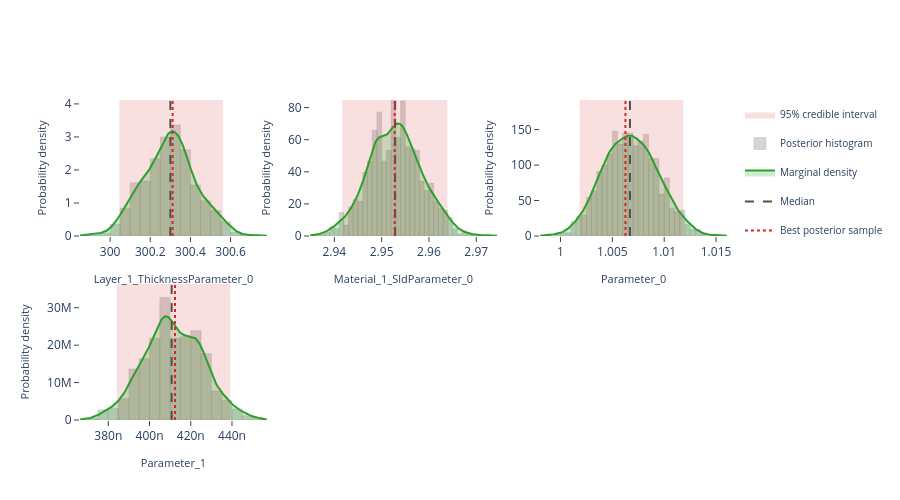

This figure's notebook cell:
### Markdown cell above
## Interactive posterior plots

The next three cells render the same Plotly figures that are shown on the
Bayesian Posterior tab of the EasyReflectometryApp:

* **Marginals** — per-parameter distribution: histogram + smooth KDE marginal,
  shaded 95% credible interval, and median / best-sample lines
  (`plot_distribution` or `posterior.distribution()`)
* **Corner plot** — pairwise marginals + 2-D contours + scatter (`plot_corner`)
* **Traces** — per-chain trace + marginal histogram (`plot_trace`)

The standalone helpers are called with ``return_figure=True`` so they return a
Plotly ``Figure`` that we render in the notebook with ``fig.show()``; the
``PosteriorResults`` methods return the figure directly.

### Code cell
# ---- Marginal posterior distributions ---------------------------------------
# One panel per free parameter, each overlaying the posterior histogram, a
# smooth Gaussian-KDE marginal, the shaded 95% credible interval, and the
# median / best-sample reference lines.  Mirrors the "Marginals" sub-tab in
# the EasyReflectometryApp.

# The PosteriorResults method passes ``logp`` through automatically so the
# best posterior sample (MAP) line is drawn:
fig = posterior.distribution()
fig.show()

# Standalone equivalent (pass ``logp`` to get the best-sample line):
# fig = plot_distribution(
#     posterior.draws,
#     posterior.param_names,
#     logp=posterior.logp,
#     return_figure=True,
# )
# fig.show()

### Figure 1 — Plotly figure (JSON) as saved in the notebook; plotly's stock layout.template omitted (floating-point values rounded to 4 significant figures; data arrays with more than 128 entries replaced by an {"elided": "..."} marker saying what was removed)
{"data": [{"fill": "toself", "fillcolor": "rgba(214, 39, 40, 0.14)", "hoverinfo": "skip", "legendgroup": "95% credible interval", "line": {"color": "rgba(214, 39, 40, 0.14)", "width": 0}, "mode": "lines", "name": "95% credible interval", "showlegend": true, "type": "scatter", "x": [300.0, 300.6, 300.6, 300.0, 300.0], "xaxis": "x", "y": [0.0, 0.0, 4.118, 4.118, 0.0], "yaxis": "y"}, {"histnorm": "probability density", "hovertemplate": "sample=%{x:.4f}<br>density: %{y:.2f}<extra></extra>", "legendgroup": "histogram", "marker": {"color": "rgba(120, 120, 120, 0.38)", "line": {"color": "rgba(120, 120, 120, 0.24)", "width": 1}}, "name": "Posterior histogram", "nbinsx": 40, "opacity": 0.82, "showlegend": true, "type": "histogram", "x": {"elided": "880 float values"}, "xaxis": "x", "yaxis": "y"}, {"fill": "tozeroy", "fillcolor": "rgba(44, 160, 44, 0.22)", "hovertemplate": "Layer_1_ThicknessParameter_0: %{x:.4f}<br>density: %{y:.4f}<extra></extra>", "legendgroup": "marginal", "line": {"color": "rgb(44, 160, 44)", "width": 2}, "mode": "lines", "name": "Marginal density", "showlegend": true, "type": "scatter", "x": {"elided": "256 float values"}, "xaxis": "x", "y": {"elided": "256 float values"}, "yaxis": "y"}, {"hovertemplate": "Median: %{x:.4f}<extra></extra>", "legendgroup": "Median", "line": {"color": "rgb(80, 80, 80)", "dash": "dash", "width": 2}, "mode": "lines", "name": "Median", "showlegend": true, "type": "scatter", "x": [300.3, 300.3], "xaxis": "x", "y": [0.0, 4.118], "yaxis": "y"}, {"hovertemplate": "Best posterior sample: %{x:.4f}<extra></extra>", "legendgroup": "Best posterior sample", "line": {"color": "rgb(214, 39, 40)", "dash": "dot", "width": 2}, "mode": "lines", "name": "Best posterior sample", "showlegend": true, "type": "scatter", "x": [300.3, 300.3], "xaxis": "x", "y": [0.0, 4.118], "yaxis": "y"}, {"fill": "toself", "fillcolor": "rgba(214, 39, 40, 0.14)", "hoverinfo": "skip", "legendgroup": "95% credible interval", "line": {"color": "rgba(214, 39, 40, 0.14)", "width": 0}, "mode": "lines", "name": "95% credible interval", "showlegend": false, "type": "scatter", "x": [2.942, 2.964, 2.964, 2.942, 2.942], "xaxis": "x2", "y": [0.0, 0.0, 84.74, 84.74, 0.0], "yaxis": "y2"}, {"histnorm": "probability density", "hovertemplate": "sample=%{x:.4f}<br>density: %{y:.2f}<extra></extra>", "legendgroup": "histogram", "marker": {"color": "rgba(120, 120, 120, 0.38)", "line": {"color": "rgba(120, 120, 120, 0.24)", "width": 1}}, "name": "Posterior histogram", "nbinsx": 40, "opacity": 0.82, "showlegend": false, "type": "histogram", "x": {"elided": "880 float values"}, "xaxis": "x2", "yaxis": "y2"}, {"fill": "tozeroy", "fillcolor": "rgba(44, 160, 44, 0.22)", "hovertemplate": "Material_1_SldParameter_0: %{x:.4f}<br>density: %{y:.4f}<extra></extra>", "legendgroup": "marginal", "line": {"color": "rgb(44, 160, 44)", "width": 2}, "mode": "lines", "name": "Marginal density", "showlegend": false, "type": "scatter", "x": {"elided": "256 float values"}, "xaxis": "x2", "y": {"elided": "256 float values"}, "yaxis": "y2"}, {"hovertemplate": "Median: %{x:.4f}<extra></extra>", "legendgroup": "Median", "line": {"color": "rgb(80, 80, 80)", "dash": "dash", "width": 2}, "mode": "lines", "name": "Median", "showlegend": false, "type": "scatter", "x": [2.953, 2.953], "xaxis": "x2", "y": [0.0, 84.74], "yaxis": "y2"}, {"hovertemplate": "Best posterior sample: %{x:.4f}<extra></extra>", "legendgroup": "Best posterior sample", "line": {"color": "rgb(214, 39, 40)", "dash": "dot", "width": 2}, "mode": "lines", "name": "Best posterior sample", "showlegend": false, "type": "scatter", "x": [2.953, 2.953], "xaxis": "x2", "y": [0.0, 84.74], "yaxis": "y2"}, {"fill": "toself", "fillcolor": "rgba(214, 39, 40, 0.14)", "hoverinfo": "skip", "legendgroup": "95% credible interval", "line": {"color": "rgba(214, 39, 40, 0.14)", "width": 0}, "mode": "lines", "name": "95% credible interval", "showlegend": false, "type": "scatter", "x": [1.002, 1.012, 1.012, 1.002, 1.002], "xaxis": "x3", "y": [0.0, 0.0, 191.7, 191.7, 0.0], "yaxis": "y3"}, {"histnorm": "probability density", "hovertemplate": "sample=%{x:.4f}<br>density: %{y:.2f}<extra></extra>", "legendgroup": "histogram", "marker": {"color": "rgba(120, 120, 120, 0.38)", "line": {"color": "rgba(120, 120, 120, 0.24)", "width": 1}}, "name": "Posterior histogram", "nbinsx": 40, "opacity": 0.82, "showlegend": false, "type": "histogram", "x": {"elided": "880 float values"}, "xaxis": "x3", "yaxis": "y3"}, {"fill": "tozeroy", "fillcolor": "rgba(44, 160, 44, 0.22)", "hovertemplate": "Parameter_0: %{x:.4f}<br>density: %{y:.4f}<extra></extra>", "legendgroup": "marginal", "line": {"color": "rgb(44, 160, 44)", "width": 2}, "mode": "lines", "name": "Marginal density", "showlegend": false, "type": "scatter", "x": {"elided": "256 float values"}, "xaxis": "x3", "y": {"elided": "256 float values"}, "yaxis": "y3"}, {"hovertemplate": "Median: %{x:.4f}<extra></extra>", "legendgroup": "Median", "line": {"color": "rgb(80, 80, 80)", "dash": "dash", "width": 2}, "mode": "lines", "name": "Median", "showlegend": false, "type": "scatter", "x": [1.007, 1.007], "xaxis": "x3", "y": [0.0, 191.7], "yaxis": "y3"}, {"hovertemplate": "Best posterior sample: %{x:.4f}<extra></extra>", "legendgroup": "Best posterior sample", "line": {"color": "rgb(214, 39, 40)", "dash": "dot", "width": 2}, "mode": "lines", "name": "Best posterior sample", "showlegend": false, "type": "scatter", "x": [1.006, 1.006], "xaxis": "x3", "y": [0.0, 191.7], "yaxis": "y3"}, {"fill": "toself", "fillcolor": "rgba(214, 39, 40, 0.14)", "hoverinfo": "skip", "legendgroup": "95% credible interval", "line": {"color": "rgba(214, 39, 40, 0.14)", "width": 0}, "mode": "lines", "name": "95% credible interval", "showlegend": false, "type": "scatter", "x": [3.84e-07, 4.391e-07, 4.391e-07, 3.84e-07, 3.84e-07], "xaxis": "x4", "y": [0.0, 0.0, 36340000.0, 36340000.0, 0.0], "yaxis": "y4"}, {"histnorm": "probability density", "hovertemplate": "sample=%{x:.4f}<br>density: %{y:.2f}<extra></extra>", "legendgroup": "histogram", "marker": {"color": "rgba(120, 120, 120, 0.38)", "line": {"color": "rgba(120, 120, 120, 0.24)", "width": 1}}, "name": "Posterior histogram", "nbinsx": 40, "opacity": 0.82, "showlegend": false, "type": "histogram", "x": {"elided": "880 float values"}, "xaxis": "x4", "yaxis": "y4"}, {"fill": "tozeroy", "fillcolor": "rgba(44, 160, 44, 0.22)", "hovertemplate": "Parameter_1: %{x:.4f}<br>density: %{y:.4f}<extra></extra>", "legendgroup": "marginal", "line": {"color": "rgb(44, 160, 44)", "width": 2}, "mode": "lines", "name": "Marginal density", "showlegend": false, "type": "scatter", "x": {"elided": "256 float values"}, "xaxis": "x4", "y": {"elided": "256 float values"}, "yaxis": "y4"}, {"hovertemplate": "Median: %{x:.4f}<extra></extra>", "legendgroup": "Median", "line": {"color": "rgb(80, 80, 80)", "dash": "dash", "width": 2}, "mode": "lines", "name": "Median", "showlegend": false, "type": "scatter", "x": [4.107e-07, 4.107e-07], "xaxis": "x4", "y": [0.0, 36340000.0], "yaxis": "y4"}, {"hovertemplate": "Best posterior sample: %{x:.4f}<extra></extra>", "legendgroup": "Best posterior sample", "line": {"color": "rgb(214, 39, 40)", "dash": "dot", "width": 2}, "mode": "lines", "name": "Best posterior sample", "showlegend": false, "type": "scatter", "x": [4.124e-07, 4.124e-07], "xaxis": "x4", "y": [0.0, 36340000.0], "yaxis": "y4"}], "layout": {"barmode": "overlay", "height": 500, "legend": {"font": {"size": 10}}, "plot_bgcolor": "white", "showlegend": true, "xaxis": {"anchor": "y", "domain": [0.0, 0.2889], "range": [299.8, 300.8], "showgrid": false, "ticks": "outside", "title": {"font": {"size": 11}, "text": "Layer_1_ThicknessParameter_0"}, "zeroline": false}, "xaxis2": {"anchor": "y2", "domain": [0.3556, 0.6444], "range": [2.935, 2.974], "showgrid": false, "ticks": "outside", "title": {"font": {"size": 11}, "text": "Material_1_SldParameter_0"}, "zeroline": false}, "xaxis3": {"anchor": "y3", "domain": [0.7111, 1.0], "range": [0.998, 1.016], "showgrid": false, "ticks": "outside", "title": {"font": {"size": 11}, "text": "Parameter_0"}, "zeroline": false}, "xaxis4": {"anchor": "y4", "domain": [0.0, 0.2889], "range": [3.663e-07, 4.569e-07], "showgrid": false, "ticks": "outside", "title": {"font": {"size": 11}, "text": "Parameter_1"}, "zeroline": false}, "xaxis5": {"anchor": "y5", "domain": [0.3556, 0.6444], "showgrid": false, "ticks": "outside", "zeroline": false}, "xaxis6": {"anchor": "y6", "domain": [0.7111, 1.0], "showgrid": false, "ticks": "outside", "zeroline": false}, "yaxis": {"anchor": "x", "domain": [0.575, 1.0], "range": [0.0, 4.118], "showgrid": false, "ticks": "outside", "title": {"font": {"size": 11}, "text": "Probability density"}, "zeroline": false}, "yaxis2": {"anchor": "x2", "domain": [0.575, 1.0], "range": [0.0, 84.74], "showgrid": false, "ticks": "outside", "title": {"font": {"size": 11}, "text": "Probability density"}, "zeroline": false}, "yaxis3": {"anchor": "x3", "domain": [0.575, 1.0], "range": [0.0, 191.7], "showgrid": false, "ticks": "outside", "title": {"font": {"size": 11}, "text": "Probability density"}, "zeroline": false}, "yaxis4": {"anchor": "x4", "domain": [0.0, 0.425], "range": [0.0, 36340000.0], "showgrid": false, "ticks": "outside", "title": {"font": {"size": 11}, "text": "Probability density"}, "zeroline": false}, "yaxis5": {"anchor": "x5", "domain": [0.0, 0.425], "showgrid": false, "ticks": "outside", "zeroline": false}, "yaxis6": {"anchor": "x6", "domain": [0.0, 0.425], "showgrid": false, "ticks": "outside", "zeroline": false}}}
